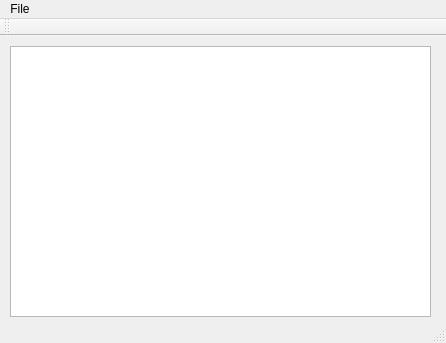
<?xml version="1.0" encoding="UTF-8"?>
<ui version="4.0">
 <class>MainWindow</class>
 <widget class="QMainWindow" name="MainWindow">
  <property name="geometry">
   <rect>
    <x>0</x>
    <y>0</y>
    <width>446</width>
    <height>343</height>
   </rect>
  </property>
  <property name="windowTitle">
   <string>MainWindow</string>
  </property>
  <widget class="QWidget" name="centralWidget">
   <widget class="QPlainTextEdit" name="plainTextEdit">
    <property name="geometry">
     <rect>
      <x>10</x>
      <y>10</y>
      <width>421</width>
      <height>271</height>
     </rect>
    </property>
   </widget>
  </widget>
  <widget class="QMenuBar" name="menuBar">
   <property name="geometry">
    <rect>
     <x>0</x>
     <y>0</y>
     <width>446</width>
     <height>21</height>
    </rect>
   </property>
   <widget class="QMenu" name="menuFile">
    <property name="title">
     <string>File</string>
    </property>
    <addaction name="StartScan"/>
    <addaction name="StopScan"/>
    <addaction name="PauseScan"/>
    <addaction name="ResumeScan"/>
    <addaction name="SaveScan"/>
   </widget>
   <addaction name="menuFile"/>
  </widget>
  <widget class="QToolBar" name="mainToolBar">
   <attribute name="toolBarArea">
    <enum>TopToolBarArea</enum>
   </attribute>
   <attribute name="toolBarBreak">
    <bool>false</bool>
   </attribute>
  </widget>
  <widget class="QStatusBar" name="statusBar"/>
  <action name="StartScan">
   <property name="text">
    <string>Start Scan</string>
   </property>
  </action>
  <action name="StopScan">
   <property name="text">
    <string>Stop Scan</string>
   </property>
  </action>
  <action name="PauseScan">
   <property name="text">
    <string>Pause Scan</string>
   </property>
  </action>
  <action name="ResumeScan">
   <property name="text">
    <string>Resume Scan</string>
   </property>
  </action>
  <action name="SaveScan">
   <property name="text">
    <string>Save Scan</string>
   </property>
  </action>
 </widget>
 <layoutdefault spacing="6" margin="11"/>
 <resources/>
 <connections/>
</ui>
